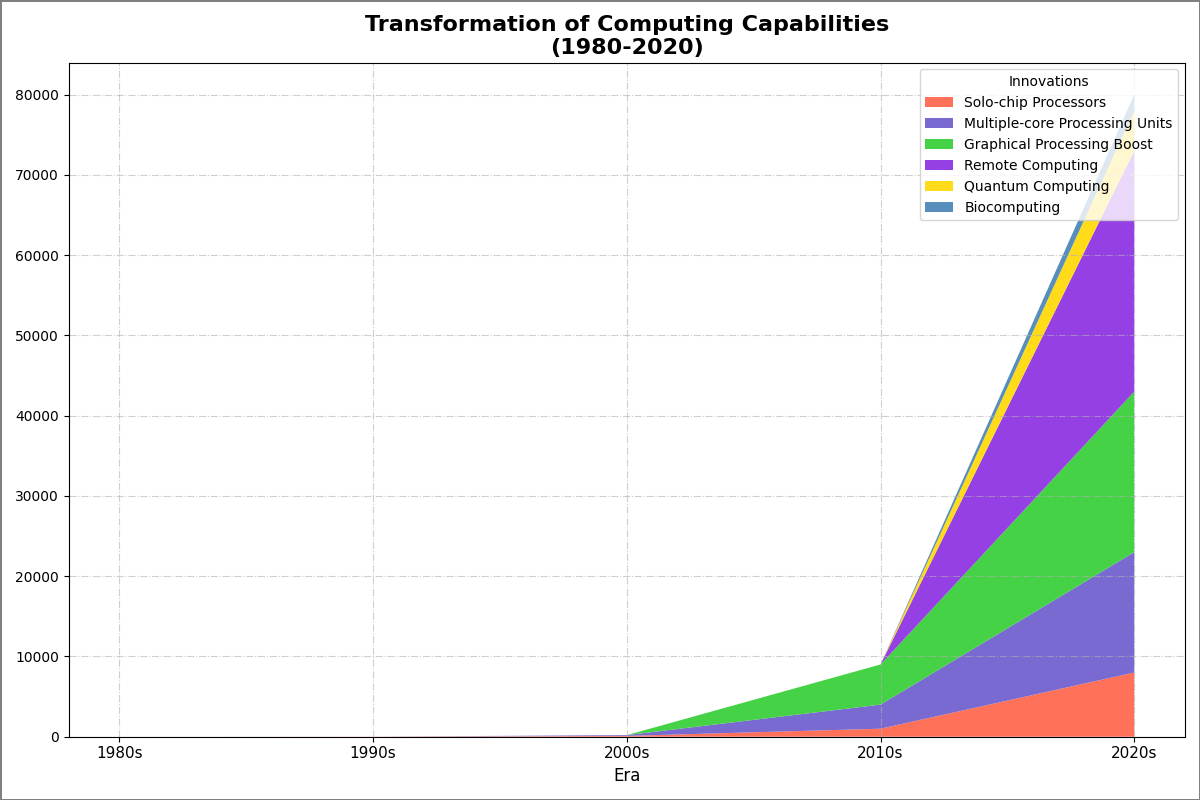

Here is the Python script that generated this plot:
import matplotlib.pyplot as plt
import numpy as np

decades = np.array([1980, 1990, 2000, 2010, 2020])

single_core_mips = np.array([1, 10, 100, 1000, 8000])
multi_core_mips = np.array([0, 0, 100, 3000, 15000])
gpu_acceleration_mips = np.array([0, 0, 0, 5000, 20000])
cloud_computing_mips = np.array([0, 0, 0, 0, 30000])
quantum_computing_mips = np.array([0, 0, 0, 0, 5000])
biocomputing_mips = np.array([0, 0, 0, 0, 2000])

fig, ax = plt.subplots(figsize=(12, 8))
ax.stackplot(decades, 
             single_core_mips, 
             multi_core_mips, 
             gpu_acceleration_mips, 
             cloud_computing_mips,
             quantum_computing_mips,
             biocomputing_mips,
             labels=['Solo-chip Processors', 
                     'Multiple-core Processing Units', 
                     'Graphical Processing Boost', 
                     'Remote Computing',
                     'Quantum Computing',
                     'Biocomputing'],
             colors=['#FF6347', '#6A5ACD', '#32CD32', '#8A2BE2', '#FFD700', '#4682B4'],
             alpha=0.9)

ax.set_title('Transformation of Computing Capabilities\n(1980-2020)', fontsize=16, fontweight='bold')
ax.set_xlabel('Era', fontsize=12)
ax.legend(loc='upper right', title='Innovations', fontsize=10)
ax.set_xticks(decades)
ax.set_xticklabels([f"{decade}s" for decade in decades], fontsize=11)
ax.grid(True, linestyle='-.', alpha=0.6)
fig.patch.set_linewidth(2)
fig.patch.set_edgecolor('gray')
plt.tight_layout()

plt.show()
